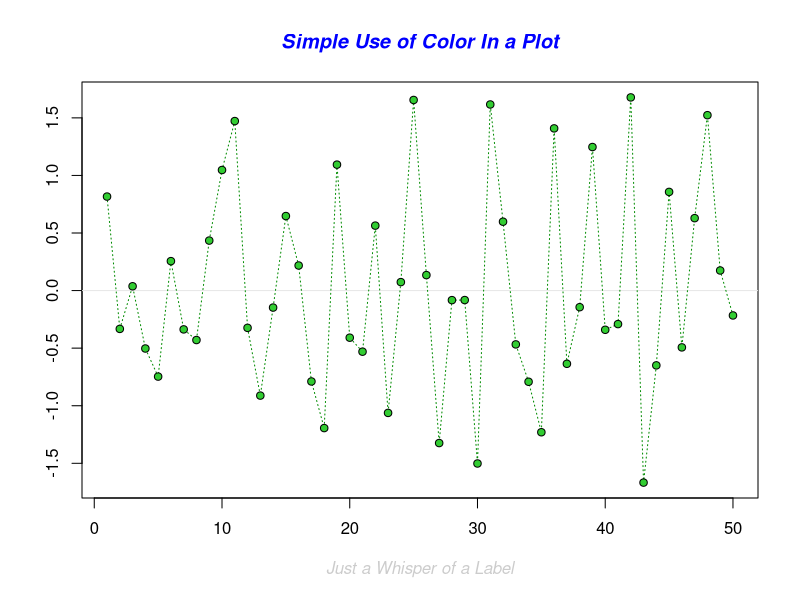
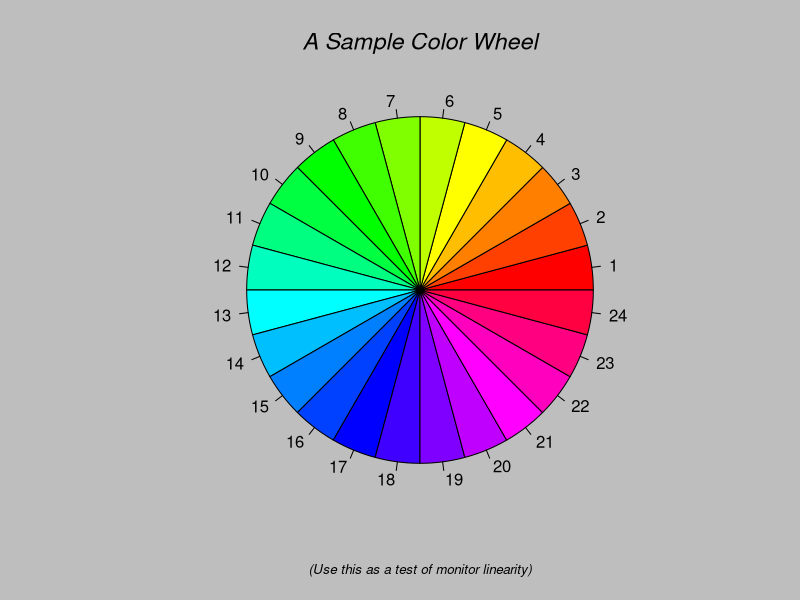
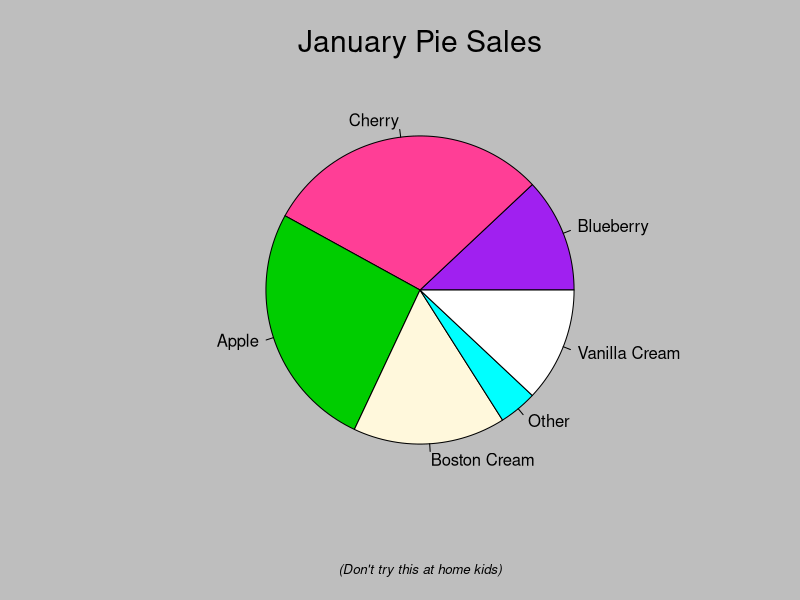
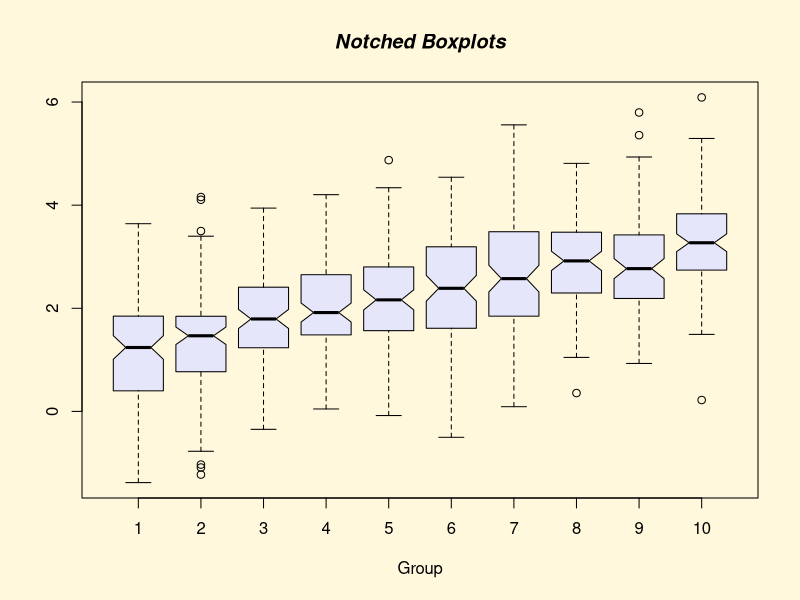
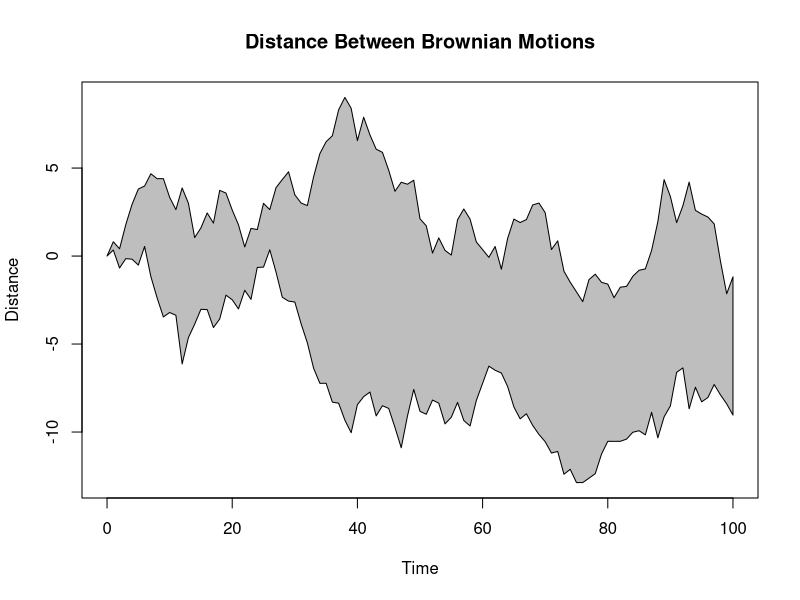
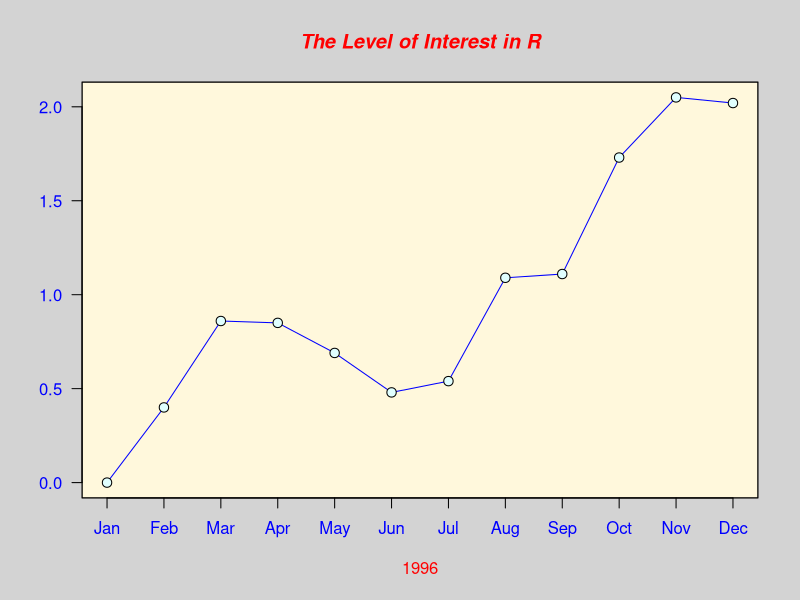
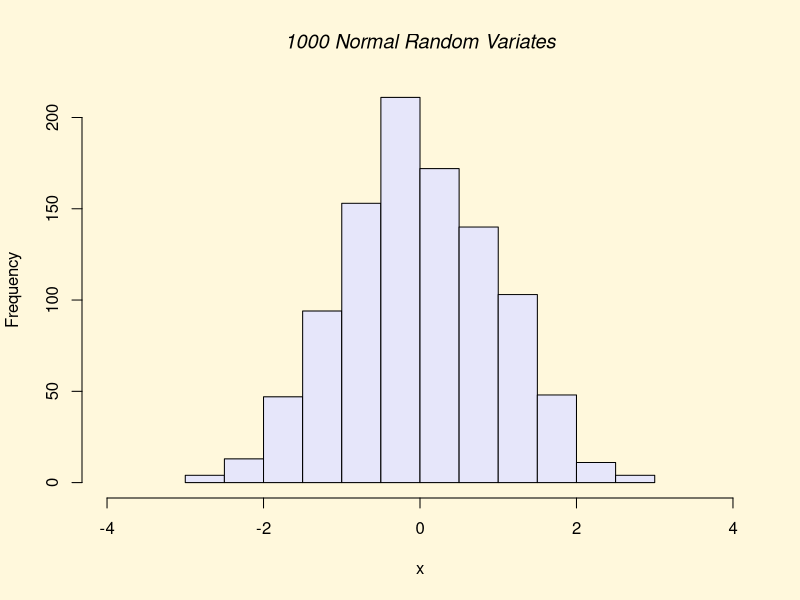
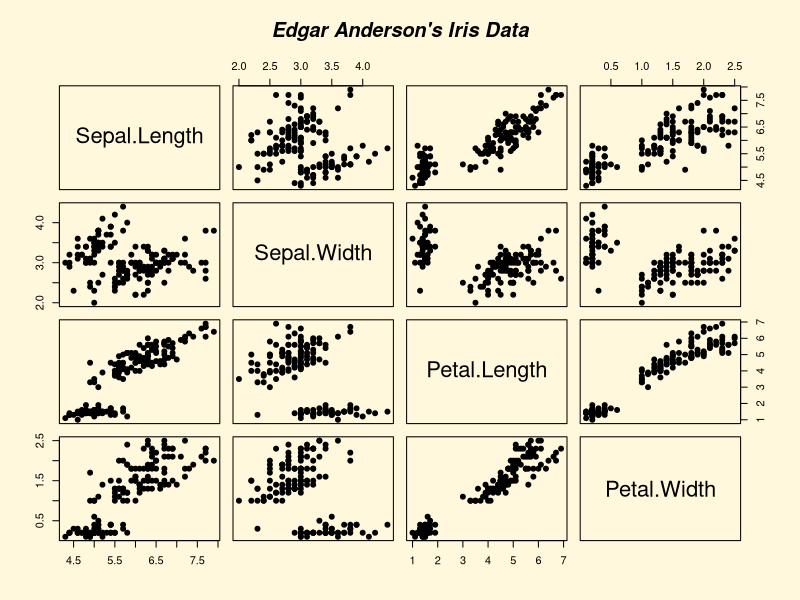

Recreate these plots in R, in order.
# Gráficos em R - Base Plotting System
setwd("/home/lucas")
getwd()

# Lista os pacotes instalados no ambiente
search()

# Demo
demo("graphics")

#Plot básico 
y = 5:7
x = 8:10

plot(x,y)
?plot

altura <- c(145, 167, 176, 123, 150)
largura <- c(51,63,64,40,55)

plot(altura, largura)

#Plotando um dataframe
?lynx
plot(lynx)
plot(lynx, ylab="Plots com DataFrames", xlab="")
plot(lynx, ylab="Plots com DataFrames", xlab="Observações")
plot(lynx, main="Plots com DataFrames", col="red")
plot(lynx, main="Plots com DataFrames", col="red", col.main = 52, cex.main = 1.5)

library(datasets)

hist(warpbreaks$breaks)

airquality
transform(airquality, Month= factor(Month))
boxplot(Ozone ~ Month , airquality, xlab="Month", ylab="Ozone (ppb)")

# Especificando os parâmetros

#col - cor do plot
#lty - tipo de linha
#lwd - largura de linha
#pch - símbolo no plot
#xlab - label do eixo x
#ylab - label do eixo y
#las - como as labels dos eixos são orientadas
#bg - background color
#mfrow - número de plots por linha
#mfcool - número de plots por coluna

# Funções básicas de plot

#plot() - scatterplots
#lines() - adiciona linhas ao gráfico
#points() - adiciona pontos ao gráfico
#text() - adiciona label(texto) ao gráfico
#title() - adiciona título ao gŕafico

?par

